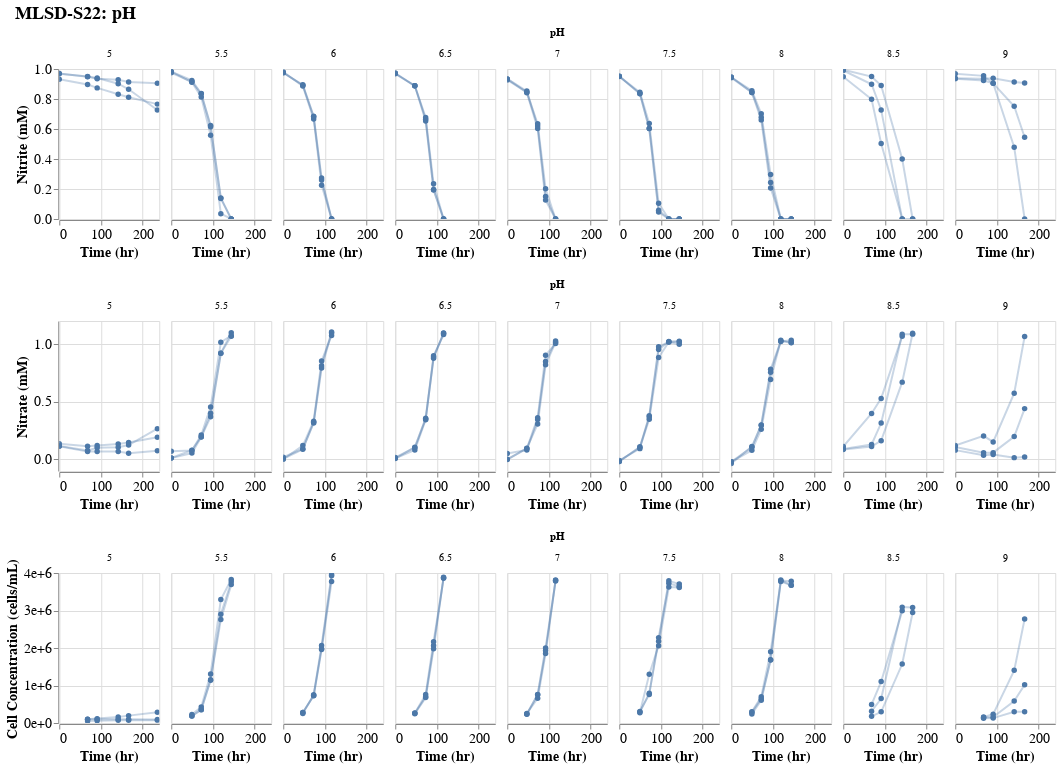

Notebook cell for this chart:
### Code cell
no2 = alt.Chart(pH_data).mark_line(point=True, opacity=0.3, clip=True).encode(
            alt.X('Time_elapsed_hr:Q', title='Time (hr)'),
            alt.Y('Nitrite_conc_mM:Q', title='Nitrite (mM)')
            ).properties(height=150, width=100)

no2_layer = alt.layer(
    no2.transform_filter(alt.datum.Replicate == 1),
    no2.transform_filter(alt.datum.Replicate == 2),
    no2.transform_filter(alt.datum.Replicate == 3),
    no2.transform_filter(alt.datum.Replicate == 4),
    no2.transform_filter(alt.datum.Replicate == 5),
    no2.transform_filter(alt.datum.Replicate == 6)
).facet('pH:Q', title="MLSD-S22: pH",).resolve_scale(y='shared', x='shared').properties(spacing={'column':10})

no3 = alt.Chart(pH_data).mark_line(point=True, opacity=0.3, clip=True).encode(
            alt.X('Time_elapsed_hr:Q', title='Time (hr)'),
            alt.Y('Nitrate_conc_mM:Q', title='Nitrate (mM)')
            ).properties(height=150, width=100)

no3_layer = alt.layer(
    no3.transform_filter(alt.datum.Replicate == 1),
    no3.transform_filter(alt.datum.Replicate == 2),
    no3.transform_filter(alt.datum.Replicate == 3),
    no3.transform_filter(alt.datum.Replicate == 4),
    no3.transform_filter(alt.datum.Replicate == 5),
    no3.transform_filter(alt.datum.Replicate == 6)
).facet('pH:Q').resolve_scale(y='shared', x='shared').properties(spacing={'column':10})

cell = alt.Chart(pH_data).mark_line(point=True, opacity=0.3, clip=True).encode(
            alt.X('Time_elapsed_hr:Q', title='Time (hr)'),
            alt.Y('Cell_count_cells-per-mL:Q', title='Cell Concentration (cells/mL)', axis=alt.Axis(format="2.0e"))
            ).properties(height=150, width=100)

cell_layer = alt.layer(
    cell.transform_filter(alt.datum.Replicate == 1),
    cell.transform_filter(alt.datum.Replicate == 2),
    cell.transform_filter(alt.datum.Replicate == 3),
    cell.transform_filter(alt.datum.Replicate == 4),
    cell.transform_filter(alt.datum.Replicate == 5),
    cell.transform_filter(alt.datum.Replicate == 6)
).facet('pH:Q').resolve_scale(y='shared', x='shared').properties(spacing={'column':10})

figure = alt.vconcat(no2_layer, no3_layer, cell_layer, center=True).configure_axis(labelFontSize=14, titleFontSize=14).configure_title(fontSize=18)
figure.save('figures/MLSD-S22_pH_growth_curves_facet.svg')
figure

### Figure 1 — Vega-Lite specification as saved in the notebook (floating-point values rounded to 4 significant figures; data arrays with more than 128 entries replaced by an {"elided": "..."} marker saying what was removed)
{"config": {"view": {"continuousWidth": 300, "continuousHeight": 300}, "axis": {"labelFontSize": 14, "titleFontSize": 14}, "title": {"fontSize": 18}}, "vconcat": [{"facet": {"field": "pH", "type": "quantitative"}, "spec": {"layer": [{"mark": {"type": "line", "clip": true, "opacity": 0.3, "point": true}, "encoding": {"x": {"field": "Time_elapsed_hr", "title": "Time (hr)", "type": "quantitative"}, "y": {"field": "Nitrite_conc_mM", "title": "Nitrite (mM)", "type": "quantitative"}}, "transform": [{"filter": "(datum.Replicate === 1)"}]}, {"mark": {"type": "line", "clip": true, "opacity": 0.3, "point": true}, "encoding": {"x": {"field": "Time_elapsed_hr", "title": "Time (hr)", "type": "quantitative"}, "y": {"field": "Nitrite_conc_mM", "title": "Nitrite (mM)", "type": "quantitative"}}, "transform": [{"filter": "(datum.Replicate === 2)"}]}, {"mark": {"type": "line", "clip": true, "opacity": 0.3, "point": true}, "encoding": {"x": {"field": "Time_elapsed_hr", "title": "Time (hr)", "type": "quantitative"}, "y": {"field": "Nitrite_conc_mM", "title": "Nitrite (mM)", "type": "quantitative"}}, "transform": [{"filter": "(datum.Replicate === 3)"}]}, {"mark": {"type": "line", "clip": true, "opacity": 0.3, "point": true}, "encoding": {"x": {"field": "Time_elapsed_hr", "title": "Time (hr)", "type": "quantitative"}, "y": {"field": "Nitrite_conc_mM", "title": "Nitrite (mM)", "type": "quantitative"}}, "transform": [{"filter": "(datum.Replicate === 4)"}]}, {"mark": {"type": "line", "clip": true, "opacity": 0.3, "point": true}, "encoding": {"x": {"field": "Time_elapsed_hr", "title": "Time (hr)", "type": "quantitative"}, "y": {"field": "Nitrite_conc_mM", "title": "Nitrite (mM)", "type": "quantitative"}}, "transform": [{"filter": "(datum.Replicate === 5)"}]}, {"mark": {"type": "line", "clip": true, "opacity": 0.3, "point": true}, "encoding": {"x": {"field": "Time_elapsed_hr", "title": "Time (hr)", "type": "quantitative"}, "y": {"field": "Nitrite_conc_mM", "title": "Nitrite (mM)", "type": "quantitative"}}, "transform": [{"filter": "(datum.Replicate === 6)"}]}], "height": 150, "width": 100}, "resolve": {"scale": {"x": "shared", "y": "shared"}}, "spacing": {"column": 10}, "title": "MLSD-S22: pH"}, {"facet": {"field": "pH", "type": "quantitative"}, "spec": {"layer": [{"mark": {"type": "line", "clip": true, "opacity": 0.3, "point": true}, "encoding": {"x": {"field": "Time_elapsed_hr", "title": "Time (hr)", "type": "quantitative"}, "y": {"field": "Nitrate_conc_mM", "title": "Nitrate (mM)", "type": "quantitative"}}, "transform": [{"filter": "(datum.Replicate === 1)"}]}, {"mark": {"type": "line", "clip": true, "opacity": 0.3, "point": true}, "encoding": {"x": {"field": "Time_elapsed_hr", "title": "Time (hr)", "type": "quantitative"}, "y": {"field": "Nitrate_conc_mM", "title": "Nitrate (mM)", "type": "quantitative"}}, "transform": [{"filter": "(datum.Replicate === 2)"}]}, {"mark": {"type": "line", "clip": true, "opacity": 0.3, "point": true}, "encoding": {"x": {"field": "Time_elapsed_hr", "title": "Time (hr)", "type": "quantitative"}, "y": {"field": "Nitrate_conc_mM", "title": "Nitrate (mM)", "type": "quantitative"}}, "transform": [{"filter": "(datum.Replicate === 3)"}]}, {"mark": {"type": "line", "clip": true, "opacity": 0.3, "point": true}, "encoding": {"x": {"field": "Time_elapsed_hr", "title": "Time (hr)", "type": "quantitative"}, "y": {"field": "Nitrate_conc_mM", "title": "Nitrate (mM)", "type": "quantitative"}}, "transform": [{"filter": "(datum.Replicate === 4)"}]}, {"mark": {"type": "line", "clip": true, "opacity": 0.3, "point": true}, "encoding": {"x": {"field": "Time_elapsed_hr", "title": "Time (hr)", "type": "quantitative"}, "y": {"field": "Nitrate_conc_mM", "title": "Nitrate (mM)", "type": "quantitative"}}, "transform": [{"filter": "(datum.Replicate === 5)"}]}, {"mark": {"type": "line", "clip": true, "opacity": 0.3, "point": true}, "encoding": {"x": {"field": "Time_elapsed_hr", "title": "Time (hr)", "type": "quantitative"}, "y": {"field": "Nitrate_conc_mM", "title": "Nitrate (mM)", "type": "quantitative"}}, "transform": [{"filter": "(datum.Replicate === 6)"}]}], "height": 150, "width": 100}, "resolve": {"scale": {"x": "shared", "y": "shared"}}, "spacing": {"column": 10}}, {"facet": {"field": "pH", "type": "quantitative"}, "spec": {"layer": [{"mark": {"type": "line", "clip": true, "opacity": 0.3, "point": true}, "encoding": {"x": {"field": "Time_elapsed_hr", "title": "Time (hr)", "type": "quantitative"}, "y": {"axis": {"format": "2.0e"}, "field": "Cell_count_cells-per-mL", "title": "Cell Concentration (cells/mL)", "type": "quantitative"}}, "transform": [{"filter": "(datum.Replicate === 1)"}]}, {"mark": {"type": "line", "clip": true, "opacity": 0.3, "point": true}, "encoding": {"x": {"field": "Time_elapsed_hr", "title": "Time (hr)", "type": "quantitative"}, "y": {"axis": {"format": "2.0e"}, "field": "Cell_count_cells-per-mL", "title": "Cell Concentration (cells/mL)", "type": "quantitative"}}, "transform": [{"filter": "(datum.Replicate === 2)"}]}, {"mark": {"type": "line", "clip": true, "opacity": 0.3, "point": true}, "encoding": {"x": {"field": "Time_elapsed_hr", "title": "Time (hr)", "type": "quantitative"}, "y": {"axis": {"format": "2.0e"}, "field": "Cell_count_cells-per-mL", "title": "Cell Concentration (cells/mL)", "type": "quantitative"}}, "transform": [{"filter": "(datum.Replicate === 3)"}]}, {"mark": {"type": "line", "clip": true, "opacity": 0.3, "point": true}, "encoding": {"x": {"field": "Time_elapsed_hr", "title": "Time (hr)", "type": "quantitative"}, "y": {"axis": {"format": "2.0e"}, "field": "Cell_count_cells-per-mL", "title": "Cell Concentration (cells/mL)", "type": "quantitative"}}, "transform": [{"filter": "(datum.Replicate === 4)"}]}, {"mark": {"type": "line", "clip": true, "opacity": 0.3, "point": true}, "encoding": {"x": {"field": "Time_elapsed_hr", "title": "Time (hr)", "type": "quantitative"}, "y": {"axis": {"format": "2.0e"}, "field": "Cell_count_cells-per-mL", "title": "Cell Concentration (cells/mL)", "type": "quantitative"}}, "transform": [{"filter": "(datum.Replicate === 5)"}]}, {"mark": {"type": "line", "clip": true, "opacity": 0.3, "point": true}, "encoding": {"x": {"field": "Time_elapsed_hr", "title": "Time (hr)", "type": "quantitative"}, "y": {"axis": {"format": "2.0e"}, "field": "Cell_count_cells-per-mL", "title": "Cell Concentration (cells/mL)", "type": "quantitative"}}, "transform": [{"filter": "(datum.Replicate === 6)"}]}], "height": 150, "width": 100}, "resolve": {"scale": {"x": "shared", "y": "shared"}}, "spacing": {"column": 10}}], "center": true, "data": {"name": "data-c29ea2da3d9fa6df25cb224d2ddde0e6"}, "$schema": "https://vega.github.io/schema/vega-lite/v5.8.0.json", "datasets": {"data-c29ea2da3d9fa6df25cb224d2ddde0e6": {"elided": "146 records"}}}
